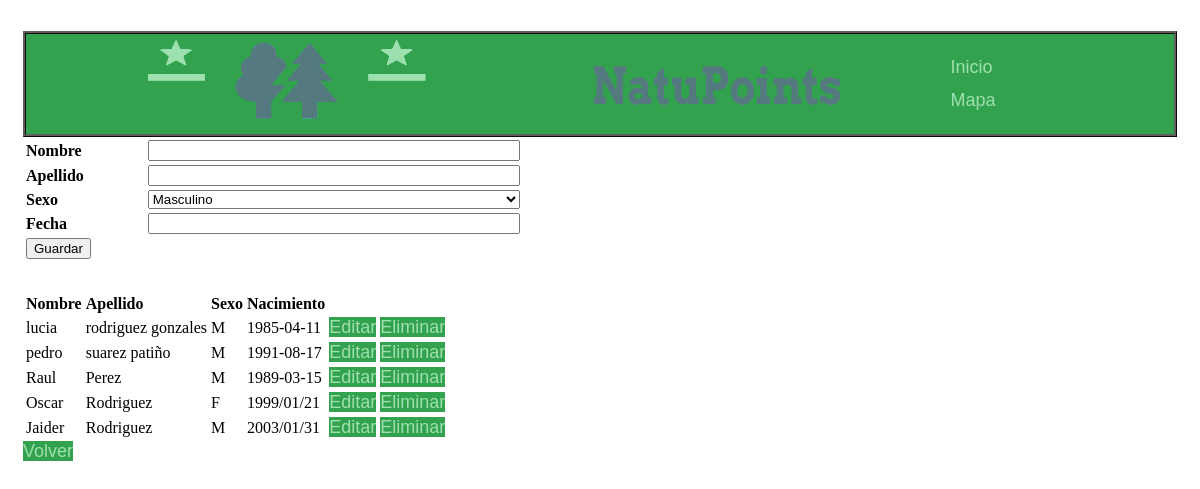
/vista/index.php, run on the app's committed database.
### tables this page shows
CREATE TABLE `usuarios` (
  `id` int(11) NOT NULL,
  `Nombre` varchar(50) NOT NULL DEFAULT '0',
  `Apellido` varchar(50) NOT NULL DEFAULT '0',
  `Sexo` tinyint(4) NOT NULL DEFAULT 0,
  `FechaNacimiento` varchar(20) DEFAULT NULL,
  `FechaRegistro` varchar(20) DEFAULT NULL
);

### controlador/control.php (called while the page is built, shortened)
<?php
class Usuario
{
	public function __GET($k){ return $this->$k; }
	public function __SET($k, $v){ return $this->$k = $v; }
}

### modelo/usuarioModel.php (called while the page is built, shortened)
<?php
class UsuarioModel
{
	private $pdo;
	public function __CONSTRUCT()
	{
		try
		{
			$this->pdo = new PDO('mysql:host=localhost;dbname=natupoints', 'root', '');
			$this->pdo->setAttribute(PDO::ATTR_ERRMODE, PDO::ERRMODE_EXCEPTION);
		}
		catch(Exception $e)
		{
			die($e->getMessage());
		}
	}
	public function Listar()
	{
		try
		{
			$result = array();
			$stm = $this->pdo->prepare("SELECT * FROM usuarios");
			$stm->execute();
			foreach($stm->fetchAll(PDO::FETCH_OBJ) as $r)
			{
				$alm = new Usuario();
				$alm->__SET('id', $r->id);
				$alm->__SET('Nombre', $r->Nombre);
				$alm->__SET('Apellido', $r->Apellido);
				$alm->__SET('Sexo', $r->Sexo);
				$alm->__SET('FechaNacimiento', $r->FechaNacimiento);
				$result[] = $alm;
			}
			return $result;
		}
		catch(Exception $e)
		{
			die($e->getMessage());
		}
	}
}

### vista/index.php (the view, shortened to what this page needs)
<?php
require_once '../controlador/control.php';
require_once '../modelo/usuarioModel.php';
$alm = new Usuario();
$model = new UsuarioModel();
?>
<!DOCTYPE html>
<html lang="es">
	<head>
        <link rel="stylesheet" href="http://yui.yahooapis.com/pure/0.5.0/pure-min.css">
        <link rel="stylesheet" href="../Css/proyecto.css">
	</head>
    <body style="padding:15px;">
    <header>
        <a href="../Index.php">
        <img src="../Imagen/LogoD.png" alt="Logo" id="logo" >
        <img src="../Imagen/LogoC.png" alt="" id="logo2">
        </a>
        <nav>
            <ul class="nav_links">
                <li> <a href="../Index.php">Inicio</a> </li>
                <li> <a href="../Vista/Mapa.php ">Mapa</a> </li>
            </ul>
        </nav>
    </header>
        <div class="pure-g">
            <div class="pure-u-1-12">
                <form action="?action=<?php echo $alm->id > 0 ? 'actualizar' : 'registrar'; ?>" method="post" class="pure-form pure-form-stacked" style="margin-bottom:30px;">
                    <table style="width:500px;">
                        <tr>
                            <th style="text-align:left;">Nombre</th>
                            <td><input type="text" name="Nombre" value="<?php echo $alm->__GET('Nombre'); ?>" style="width:100%;" /></td>
                        </tr>
                        <tr>
                            <th style="text-align:left;">Apellido</th>
                            <td><input type="text" name="Apellido" value="<?php echo $alm->__GET('Apellido'); ?>" style="width:100%;" /></td>
                        </tr>
                        <tr>
                            <th style="text-align:left;">Sexo</th>
                            <td>
                                <select name="Sexo" style="width:100%;">
                                    <option value="1" <?php echo $alm->__GET('Sexo') == 1 ? 'selected' : ''; ?>>Masculino</option>
                                </select>
                            </td>
                        </tr>
                        <tr>
                            <th style="text-align:left;">Fecha</th>
                            <td><input type="text" name="FechaNacimiento" value="<?php echo $alm->__GET('FechaNacimiento'); ?>" style="width:100%;" /></td>
                        </tr>
                        <tr>
                            <td colspan="2">
                                <button type="submit" class="pure-button pure-button-primary">Guardar</button>
                            </td>
                        </tr>
                    </table>
                </form>
                <table class="pure-table pure-table-horizontal">
                    <thead>
                        <tr>
                            <th style="text-align:left;">Nombre</th>
                            <th style="text-align:left;">Apellido</th>
                            <th style="text-align:left;">Sexo</th>
                            <th style="text-align:left;">Nacimiento</th>
                            <th></th>
                            <th></th>
                        </tr>
                    </thead>
                    <?php foreach($model->Listar() as $r): ?>
                        <tr>
                            <td><?php echo $r->__GET('Nombre'); ?></td>
                            <td><?php echo $r->__GET('Apellido'); ?></td>
                            <td><?php echo $r->__GET('Sexo') == 1 ? 'M' : 'F'; ?></td>
                            <td><?php echo $r->__GET('FechaNacimiento'); ?></td>
                            <td>
                                <a href="?action=editar&id=<?php echo $r->id; ?>">Editar</a>
                            </td>
                            <td>
                                <a href="?action=eliminar&id=<?php echo $r->id; ?>">Eliminar</a>
                            </td>
                        </tr>
                    <?php endforeach; ?>
                </table>
            </div>
        </div>
    <a href="../index.html">Volver</a>
    </body>
</html>

### Css/proyecto.css (style rules this page uses)
* { box-sizing: border-box; }
#logo { display: inherit; height: 100px; width: 300px; cursor: pointer; margin-left: -50px; background-color: #33a24f; }
#logo2 { display: inherit; height: 100px; width: 400px; margin-left: 330px; margin-right: -15px; margin-top: -100px; cursor: pointer; background-color: #33a24f; }
li,a { font-family: "Ubuntu", sans-serif; font-weight: 500; font-size: 18px; color: white; text-decoration: none; background-color: #33a24f; color: #9de0ad; list-style:Natu; }
header { display: flex; justify-content: space-between; align-items: center; padding: 0px 14%; border: solid; margin-top: 8px; border-color: rgb(94, 94, 94); border-style: ridge; background-color: #33a24f; color: #9de0ad; }
.nav_links { list-style: none; background-color: #33a24f; color: #9de0ad; }
.nav_links li { display: inline-block; padding: 6px 8px; background-color: #33a24f; color: #9de0ad; }

### data on the page
usuarios: __GET "lucia", __GET "rodriguez gonzales", shows "M", __GET "1985-04-11"
usuarios: __GET "pedro", __GET "suarez patiño", shows "M", __GET "1991-08-17"
usuarios: __GET "Raul", __GET "Perez", shows "M", __GET "1989-03-15"
usuarios: __GET "Oscar", __GET "Rodriguez", shows "F", __GET "1999/01/21"
usuarios: __GET "Jaider", __GET "Rodriguez", shows "M", __GET "2003/01/31"
